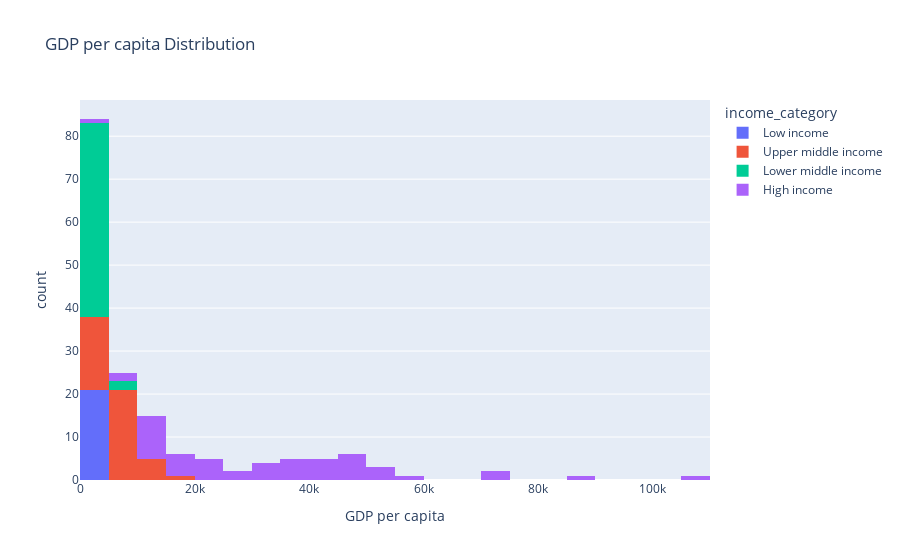

Here is the notebook cell this chart was saved with:
### Code cell
# GBP per capita distribution (PIB per capita)
px.histogram(
    df_countries,
    x="gdpp",
    title="GDP per capita Distribution",
    labels={"gdpp": "GDP per capita"},
    color="income_category",
    nbins=30,
)

### Figure 1 — Plotly figure (JSON) as saved in the notebook; plotly's stock layout.template omitted (floating-point values rounded to 4 significant figures)
{"data": [{"alignmentgroup": "True", "bingroup": "x", "hovertemplate": "income_category=Low income<br>GDP per capita=%{x}<br>count=%{y}<extra></extra>", "legendgroup": "Low income", "marker": {"color": "#636efa", "pattern": {"shape": ""}}, "name": "Low income", "nbinsx": 30, "offsetgroup": "Low income", "orientation": "v", "showlegend": true, "type": "histogram", "x": [553, 575, 231, 446, 897, 334, 482, 562, 547, 327, 413, 459, 708, 419, 348, 563, 399, 1480, 488, 595, 1310], "xaxis": "x", "yaxis": "y"}, {"alignmentgroup": "True", "bingroup": "x", "hovertemplate": "income_category=Upper middle income<br>GDP per capita=%{x}<br>count=%{y}<extra></extra>", "legendgroup": "Upper middle income", "marker": {"color": "#EF553B", "pattern": {"shape": ""}}, "name": "Upper middle income", "nbinsx": 30, "offsetgroup": "Upper middle income", "orientation": "v", "showlegend": true, "type": "histogram", "x": [4090, 10300, 3220, 5840, 6030, 4340, 4610, 6350, 11200, 6840, 4560, 6250, 8200, 5450, 4660, 2990, 17100, 3650, 8750, 2960, 7370, 2830, 3110, 4500, 4680, 9070, 12100, 9070, 7100, 8000, 1630, 6680, 5190, 3230, 5020, 10700, 5410, 7280, 6230, 8300, 5080, 3550, 10700, 4440], "xaxis": "x", "yaxis": "y"}, {"alignmentgroup": "True", "bingroup": "x", "hovertemplate": "income_category=Lower middle income<br>GDP per capita=%{x}<br>count=%{y}<extra></extra>", "legendgroup": "Lower middle income", "marker": {"color": "#00cc96", "pattern": {"shape": ""}}, "name": "Lower middle income", "nbinsx": 30, "offsetgroup": "Lower middle income", "orientation": "v", "showlegend": true, "type": "histogram", "x": [4460, 3530, 758, 758, 2180, 1980, 786, 1310, 3310, 769, 2740, 1220, 2600, 1310, 648, 662, 1350, 6530, 3680, 967, 1490, 880, 1140, 8860, 1170, 1200, 2860, 2650, 2830, 988, 592, 2330, 1040, 2130, 3450, 1000, 1290, 2810, 738, 702, 3600, 4140, 2970, 1380, 2970, 1310, 1460], "xaxis": "x", "yaxis": "y"}, {"alignmentgroup": "True", "bingroup": "x", "hovertemplate": "income_category=High income<br>GDP per capita=%{x}<br>count=%{y}<extra></extra>", "legendgroup": "High income", "marker": {"color": "#ab63fa", "pattern": {"shape": ""}}, "name": "High income", "nbinsx": 30, "offsetgroup": "High income", "orientation": "v", "showlegend": true, "type": "histogram", "x": [12200, 51900, 46900, 28000, 20700, 16000, 44400, 35300, 47400, 12900, 13500, 30800, 19800, 58000, 14600, 46200, 40600, 41800, 26900, 3040, 13100, 41900, 48700, 30600, 35800, 44500, 38500, 11300, 12000, 105000, 21100, 50300, 33700, 87800, 19300, 8080, 12600, 22500, 70300, 8230, 19300, 10800, 46600, 16600, 23400, 22100, 30700, 52100, 74600, 35000, 38900, 48400, 11900], "xaxis": "x", "yaxis": "y"}], "layout": {"barmode": "relative", "legend": {"title": {"text": "income_category"}, "tracegroupgap": 0}, "title": {"text": "GDP per capita Distribution"}, "xaxis": {"anchor": "y", "domain": [0, 1], "title": {"text": "GDP per capita"}}, "yaxis": {"anchor": "x", "domain": [0, 1], "title": {"text": "count"}}}}
